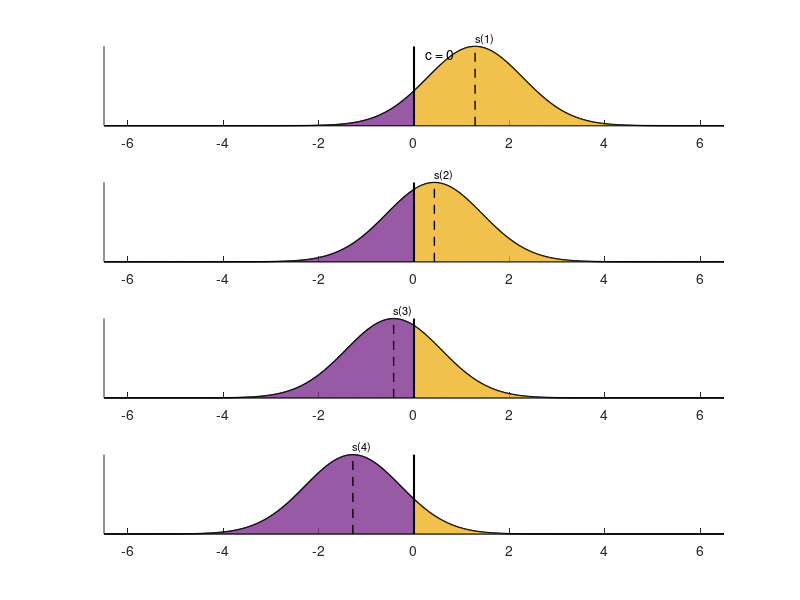

The MATLAB source for this figure: (Note: this script raises an error after producing the figure.)
function plot_cal_sim



% MATLAB code to draw 4 normal distributions with vertical lines at the mean
% and shaded area representing p(choose left) and p(choose right)

x = linspace(-6.5, 6.5, 1000);  % Define x-axis values

pedaldist = 0.1;

% get internal sensory means as per calibration
s(1) = norminv(1-pedaldist);
s(4) = norminv(pedaldist);

D = (s(4) - s(1))/6;
s(2) = -D;
s(3) = D;

S(1)    = 1-normcdf(s(1));
S(2)    = 1-normcdf(s(2));
S(3)    = 1-normcdf(s(3));
S(4)    = 1-normcdf(s(4));



means = s;  % Define the means of the distributions
sigma = 1;  % Standard deviation (unit SD)

% Define a color map
colors = lines(4);  % Use MATLAB's built-in 'lines' colormap for consistency

figure_size = [2 2 10 10];  % [x, y, width, height] 
ax_pos = [0.4 0.4 0.5 0.3];  % Axes position

figure;
set(gcf, 'Units', 'centimeters', 'Position', figure_size);  % Set figure size

% Initialize variables to store handles for legend
fill_handles = [];

for i = 1:length(means)
    subplot(4, 1, i);
    hold on;
    mu = means(i);
    y = normpdf(x, mu, sigma);  % Calculate normal distribution
    plot(x, y, 'LineWidth', 1, 'Color', 'k');  % Plot the distribution
    
    % Shade the area under the curve for p(choose right) (x >= 0)
    x_shaded_right = x(x >= 0);  % Take values greater than or equal to the mean
    y_shaded_right = normpdf(x_shaded_right, mu, sigma);  % Corresponding y values
    h_right = fill([x_shaded_right, fliplr(x_shaded_right)], [y_shaded_right, zeros(1, length(y_shaded_right))], ...
         [0.9290 0.6940 0.1250], 'FaceAlpha', 0.8);  % Shaded in orange color
     
    % Shade the area under the curve for p(choose left) (x <= 0)
    x_shaded_left = x(x <= 0);  % Take values less than or equal to the mean
    y_shaded_left = normpdf(x_shaded_left, mu, sigma);  % Corresponding y values
    h_left = fill([x_shaded_left, fliplr(x_shaded_left)], [y_shaded_left, zeros(1, length(y_shaded_left))], ...
         [0.4940 0.1840 0.5560], 'FaceAlpha', 0.8);  % Shaded in purple color
    
    % Vertical line at the mean
    line([mu mu], [0 max(y)], 'Color', 'k', 'LineStyle', '--', 'LineWidth', 1);
    
    % Vertical line at 0
    line([0 0], [0 max(y)], 'Color', 'k', 'LineStyle', '-', 'LineWidth', 1.5);
    
    % Label the mean on each subplot
    if i == 1
        text(0 + 0.25, max(y) * 0.9, 'c = 0', 'FontSize', 10, 'Color', 'k');
    end
    
    text(mu + 0.0, max(y) * 1.1, ['s(', num2str(i), ')'], 'FontSize', 8, 'Color', 'k');
    
    % Additional plot settings
    xlim([-6.5, 6.5]);
    yticks([]);
    
    % if i ==1
    %     xticks([means(i)])
    %     xticklabels({'-D/2'})
    % elseif i==2
    %     xticks([means(i)])
    %     xticklabels({'-D/6'})
    % elseif i==3
    %     xticks([means(i)])
    %     xticklabels({'D/6'})
    % elseif i==4
    %     xticks([means(i)])
    %     xticklabels({'D/2'})
    % end
    
    % Store handles for the shaded regions to use in the legend
    fill_handles = [fill_handles, h_left, h_right];
end

% Adding one shared ylabel for all subplots
han = axes(gcf, 'visible', 'off');  % Create invisible axes
han.YLabel.Visible = 'on';
ylabel(han, 'Probability Density', 'FontSize', 12, 'Units', 'normalized', 'Position', [-0.08, 0.5, 0]);  % Adjust position of ylabel

han.XLabel.Visible = 'on';
xlabel(han, 'Internal sensory evidence', 'FontSize', 12, 'Units', 'normalized', 'Position', [0.5, -0.08, 0]);  % Adjust position of ylabel

xlabel('Internal sensory evidence');


saveas(gcf, ['..\5_Figs\cal_methods_A.fig']);


%%
% MATLAB code to plot the Normal CDF

%%
% MATLAB code to plot the Normal CDF

x = linspace(-1, 1, 1000);  % Define the range of x values
mu = 0;  % Mean of the normal distribution
sigma = 0.3;  % Standard deviation of the normal distribution

% Calculate the CDF using the normcdf function
y = normcdf(x, mu, sigma);

% Plot the CDF
figure;
set(gcf, 'Units', 'centimeters', 'Position', [2 2 10 6]);  % Set figure sizeplot(x, y, 'LineWidth', 2);  % Plot the CDF

hold on
plot(x, y, 'LineWidth', 2,'Color','k');

% Add labels and title
xlabel('Coherence');
ylabel('P(Choose right)');

% Define four equally spaced points on the x-axis
x_points = linspace(-1, 1, 4);
y_points = normcdf(x_points, mu, sigma);  % Corresponding CDF values

% Plot the points as dots on the CDF
hold on;

plot(x_points, 0, 'xk', 'MarkerSize', 8, 'MarkerFaceColor', 'k');  % Plot the points

for i = 1:4
    plot(x_points(i), y_points(i), 'o', 'Color',colors(i,:),'MarkerSize', 10);  % Plot the points

    % Add vertical line from x-axis to the point
    line([x_points(i), x_points(i)], [0, y_points(i)], 'Color', 'k', 'LineStyle', '--', 'LineWidth', 0.2);
    
    % Add horizontal line from y-axis to the point
    line([-1, x_points(i)], [y_points(i), y_points(i)], 'Color', 'k', 'LineStyle', '--', 'LineWidth', 0.2);
end

yticks([0:0.1:1])
yticklabels({'0','','0.2','','0.4','','0.6','','0.8','','1'})

% legend(legend_labels);
hold off;



% Add the legend for the shaded areas
legend(fill_handles([1 2]), {'p(choose left)', 'p(choose right)'});

saveas(gcf, ['..\5_Figs\cal_methods_B.fig']);


%% MATLAB code to draw 4 circles spaced along the x-axis with varying diameters

% Define circle properties
diameters = [1,1,1,1];  % Diameters of the circles
x_positions = linspace(-10, 10, 4);  % X positions of the circle centers
y_position = 0;  % Y position of all circles (same for all)

% Create a figure
figure;
set(gcf, 'Units', 'centimeters', 'Position', [2 2 10 3]);  % Set figure sizeplot(x, y, 'LineWidth', 2);  % Plot the CDF

% Loop to draw each circle
hold on;
for i = 1:length(diameters)
    % Create the circle
    theta = linspace(0, 2*pi, 100);  % Parametric angle for circle
    x = diameters(i)/2 * cos(theta) + x_positions(i);  % X coordinates
    y = diameters(i)/2 * sin(theta) + y_position;  % Y coordinates
    
    % Plot the circle
    plot(x, y, 'Color',colors(i,:),'LineWidth', 2);  % Draw the circle
end

% Formatting the figure
axis equal;  % Equal scaling for both axes
set(gca, 'XTick', [], 'YTick', []);  % Remove x and y ticks
xlabel('Coherence');  % Optional: Label for clarity
% ylabel('Y-Axis');
hold off;


% Turn off only the y-axis
set(gca, 'YColor', 'none');

saveas(gcf, ['..\5_Figs\cal_methods_C.fig']);
